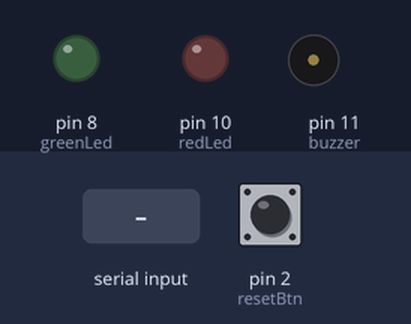
This sketch was run on a simulated Arduino Uno, built with avr-gcc and run on an emulated ATmega328P. Shown: output pins drawn as LEDs (lit = HIGH), buzzer (waves = sounding). Dashed ring = blinking. The inputs (shaded band) are chosen by the test bench; at power-on: pin 2 (resetBtn) HIGH. What the sketch prints to the serial monitor is not drawn.

Above: at 1.8 s.
1.9 s: "B" received over Serial
At 2.02 s:
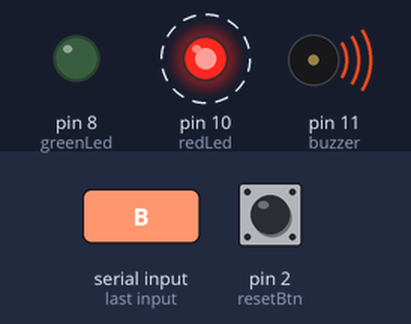
4.9 s: "N" received over Serial
At 5.9 s:
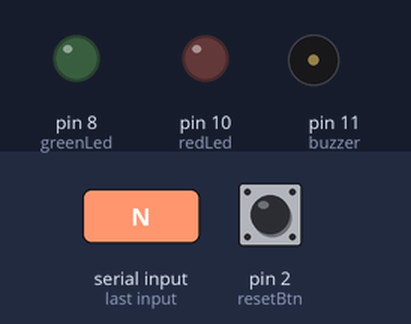
6.4 s: "A" received over Serial
At 6.52 s:
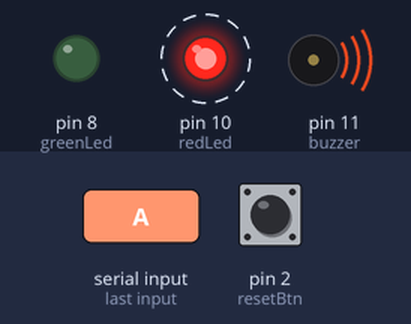
9.4 s: pin 2 (resetBtn) pulled LOW for 3.2 s
Timing chart, 0 to 14.1 s (numbered marks = the images above; inputs shaded):
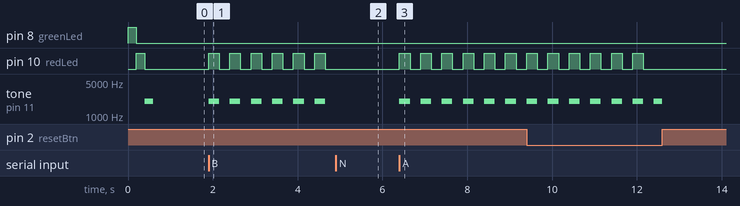

Measured:
- after the input at 1.9 s, pin 10 (redLed): alternates HIGH for 0.25 s and LOW for 0.25 s, starting at once; tone on pin 11 (buzzer): alternates 2000 Hz for 0.25 s and silent for 0.25 s, starting at once
- after the input at 4.9 s, pin 10 (redLed): stops changing and stays LOW; tone on pin 11 (buzzer): stops changing and stays silent
- after the input at 6.4 s, pin 10 (redLed): alternates HIGH for 0.25 s and LOW for 0.25 s, starting at once; tone on pin 11 (buzzer): alternates 2000 Hz for 0.25 s and silent for 0.25 s, starting at once

The sketch:

Arduino_Code.ino
```cpp
// Nethorix - Network Guard - Arduino side
// Pins:  green LED = D8, red LED = D10, buzzer = D11, reset button = D2 (to GND)
//
// Signals from the PC (Python app):
//   'S' = safe, 'A' = unknown device still present,
//   'B' = a NEW unknown device appeared,
//   'N' = stopped (all off),
//   'C' = reset done (3 green blinks)
// Signal to the PC:
//   'R' = reset button held for 3 seconds
//
// Behaviour:
//   - Unknown device appears  -> red LED blinks + buzzer beeps for 6 sec, then BOTH turn off
//   - Network becomes safe    -> green LED turns on for 6 sec, then turns off
//   - Every power-up / port open: quick self-test (green, red, buzzer, 0.2 sec each)
//     so you can check the wiring at a glance.

const int greenLed = 8;
const int redLed = 10;
const int buzzer = 11;
const int resetBtn = 2;           // button between D2 and GND (INPUT_PULLUP)

const int BUZZER_FREQ = 2000;     // Hz

const unsigned long ALERT_TIME = 6000;  // red LED + buzzer run this long per alert
const unsigned long GREEN_TIME = 6000;  // green LED stays on this long when the network is safe
const unsigned long HOLD_TIME = 3000;   // hold the button 3 sec to reset

char state = 'N';                 // N = all off, S = safe, A = alert
unsigned long alertStart = 0;
unsigned long greenStart = 0;
unsigned long lastBlink = 0;
bool blinkOn = false;

unsigned long pressStart = 0;
bool pressing = false;
bool resetSent = false;

bool buzzerOn = false;            // tracks the continuous buzzer tone

void buzzerSet(bool on) {
  if (on && !buzzerOn) {
    tone(buzzer, BUZZER_FREQ);
    buzzerOn = true;
  } else if (!on && buzzerOn) {
    noTone(buzzer);
    digitalWrite(buzzer, LOW);
    buzzerOn = false;
  }
}

void allOff() {
  digitalWrite(greenLed, LOW);
  digitalWrite(redLed, LOW);
  buzzerSet(false);
}

void confirmBlink() {             // 3 green blinks = reset done
  allOff();
  for (int i = 0; i < 3; i++) {
    digitalWrite(greenLed, HIGH); delay(150);
    digitalWrite(greenLed, LOW);  delay(150);
  }
  state = 'N';
}

void selfTest() {                 // green -> red -> buzzer, so wiring problems are obvious
  digitalWrite(greenLed, HIGH); delay(200); digitalWrite(greenLed, LOW);
  digitalWrite(redLed, HIGH);   delay(200); digitalWrite(redLed, LOW);
  tone(buzzer, BUZZER_FREQ);    delay(200); noTone(buzzer); digitalWrite(buzzer, LOW);
}

void setup() {
  pinMode(greenLed, OUTPUT);
  pinMode(redLed, OUTPUT);
  pinMode(buzzer, OUTPUT);
  pinMode(resetBtn, INPUT_PULLUP);
  allOff();
  Serial.begin(9600);
  selfTest();
}

void loop() {
  // ---- signals from the app ----
  while (Serial.available() > 0) {
    char c = Serial.read();

    if (c == 'B' || c == 'A') {
      // new unknown device ('B') or first sign of one ('A') -> start the 6 sec alert
      if (c == 'B' || state != 'A') {
        alertStart = millis();
        lastBlink = 0;
        blinkOn = false;
      }
      state = 'A';

    } else if (c == 'S') {
      if (state == 'A') {                       // unknown device left: 2 short happy beeps
        buzzerSet(false);
        digitalWrite(redLed, LOW);
        tone(buzzer, 1800, 120); delay(220);
        tone(buzzer, 2400, 120); delay(150);
      }
      if (state != 'S') greenStart = millis();  // network just became safe: start green 6 sec
      state = 'S';

    } else if (c == 'N') {
      state = 'N';

    } else if (c == 'C') {
      confirmBlink();
    }
  }

  // ---- reset button (hold 3 sec) ----
  if (digitalRead(resetBtn) == LOW) {
    if (!pressing) {
      pressing = true;
      pressStart = millis();
      resetSent = false;
    }
    if (!resetSent && millis() - pressStart >= HOLD_TIME) {
      Serial.write('R');
      buzzerSet(false);
      tone(buzzer, 2000, 200);
      resetSent = true;
    }
  } else {
    pressing = false;
  }

  // ---- outputs ----
  if (state == 'A') {
    digitalWrite(greenLed, LOW);
    if (millis() - alertStart < ALERT_TIME) {
      // first 6 sec: red blinks and buzzer beeps together
      if (millis() - lastBlink >= 250) {
        lastBlink = millis();
        blinkOn = !blinkOn;
        digitalWrite(redLed, blinkOn ? HIGH : LOW);
        buzzerSet(blinkOn);
      }
    } else {
      // after 6 sec: red and buzzer off (even though the device is still there)
      digitalWrite(redLed, LOW);
      buzzerSet(false);
    }

  } else if (state == 'S') {
    // green on for 6 sec, then off
    digitalWrite(greenLed, (millis() - greenStart < GREEN_TIME) ? HIGH : LOW);
    digitalWrite(redLed, LOW);
    buzzerSet(false);

  } else {
    allOff();
  }
}
```
